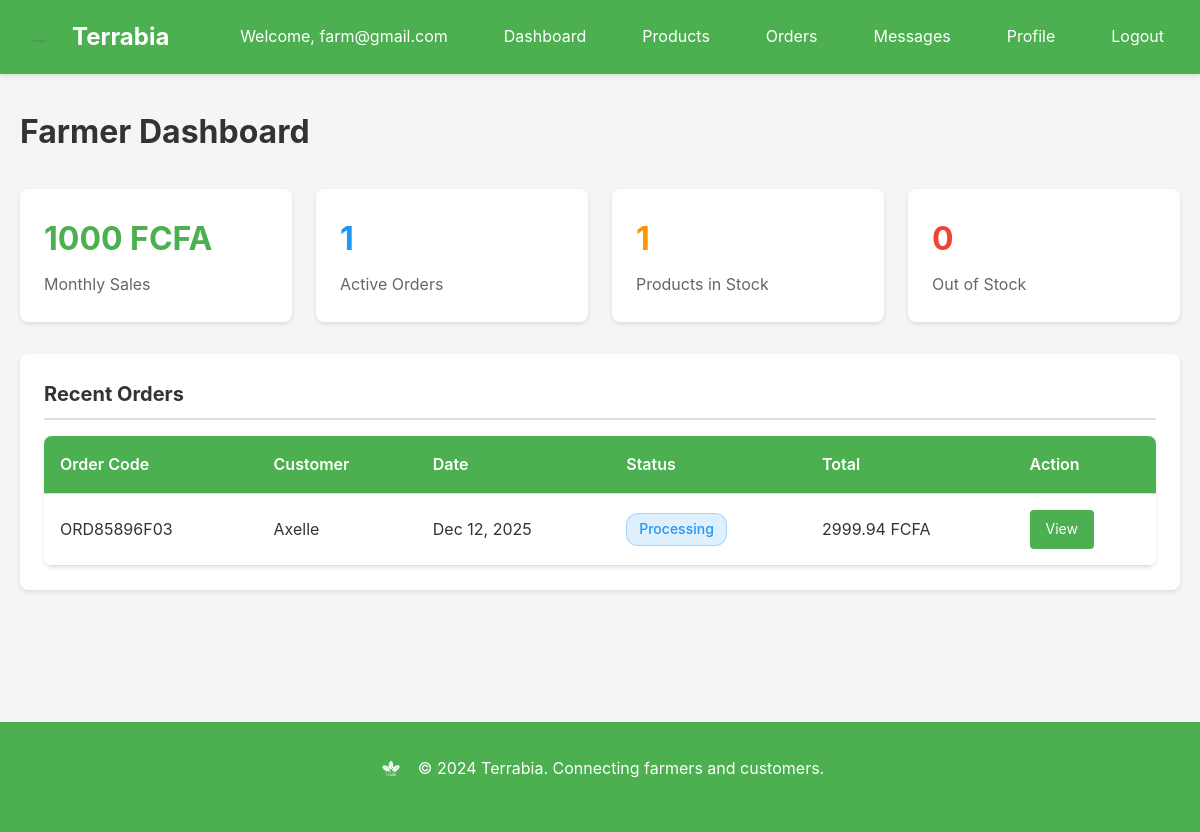
Screenshot of /farmer/dashboard/ (signed in) with the database file from the repository.
### accounts/models.py (models this page shows, shortened)
class User(AbstractUser):
    ROLE_CUSTOMER = "customer"
    ROLE_FARMER = "farmer"
    ROLE_ADMIN = "admin"
    ROLE_AGENCY = "delivery_agency"
    ROLE_CHOICES = [
        (ROLE_CUSTOMER, "Customer"),
        (ROLE_FARMER, "Farmer"),
        (ROLE_ADMIN, "Administrator"),
        (ROLE_AGENCY, "Delivery agency"),
    ]
    role = models.CharField(max_length=20, choices=ROLE_CHOICES, null=True, blank=True)

class CustomerProfile(models.Model):
    user = models.OneToOneField(User, on_delete=models.CASCADE, related_name='customer_profile')
    full_name = models.CharField(max_length=120)
    phone = models.CharField(max_length=30)
    street = models.ForeignKey(Street, on_delete=models.SET_NULL, null=True, blank=True, related_name='customers', help_text="Street/neighborhood where the customer is located")
    address_details = models.TextField(blank=True, help_text="Additional address details (house number, building, etc.)")
    created_at = models.DateTimeField(auto_now_add=True)
    updated_at = models.DateTimeField(auto_now=True)

### orders/models.py (models this page shows, shortened)
class Order(models.Model):
    STATUS_PROCESSING = "processing"
    STATUS_SHIPPED = "shipped"
    STATUS_DELIVERED = "delivered"
    STATUS_COMPLETED = "completed"
    STATUS_PENDING = "pending"
    STATUS_CANCELLED = "cancelled"
    STATUS_CHOICES = [
        (STATUS_PENDING, "Pending"),
        (STATUS_PROCESSING, "Processing"),
        (STATUS_SHIPPED, "Shipped"),
        (STATUS_DELIVERED, "Delivered"),
        (STATUS_COMPLETED, "Completed"),
        (STATUS_CANCELLED, "Cancelled"),
    ]
    customer = models.ForeignKey(CustomerProfile, on_delete=models.CASCADE, related_name='orders')
    code = models.CharField(max_length=20, unique=True, editable=False)
    status = models.CharField(max_length=20, choices=STATUS_CHOICES, default=STATUS_PROCESSING)
    delivery_coverage_area = models.ForeignKey(CoverageArea, on_delete=models.SET_NULL, null=True, blank=True, related_name='orders')
    delivery_street = models.ForeignKey(Street, on_delete=models.SET_NULL, null=True, blank=True, related_name='orders')
    delivery_address_details = models.TextField(blank=True, help_text="Additional delivery address details")
    delivery_address = models.TextField(blank=True)
    total_amount = models.DecimalField(max_digits=12, decimal_places=2)
    payment_method = models.CharField(max_length=50, blank=True)
    payment_status = models.CharField(max_length=20, default='pending', choices=[
        ('pending', 'Pending'),
        ('received', 'Received'),
        ('failed', 'Failed'),
        ('refunded', 'Refunded'),
    ])
    payment_confirmed_at = models.DateTimeField(null=True, blank=True, help_text="When admin confirmed payment was received")
    payment_confirmed_by = models.ForeignKey('accounts.User', on_delete=models.SET_NULL, null=True, blank=True, related_name='confirmed_payments', help_text="Admin who confirmed the payment")
    created_at = models.DateTimeField(auto_now_add=True)
    updated_at = models.DateTimeField(auto_now=True)
    PAYMENT_METHOD_CHOICES = [
        ('orange_money', 'Orange Money'),
        ('mtn_money', 'MTN Mobile Money'),
        ('bank_card', 'Bank Card'),
    ]
    class Meta:
        ordering = ['-created_at']

### marketplace/farmer_views.py (the view)
# urls.py: path('dashboard/', farmer_views.farmer_dashboard, name='dashboard'),
@farmer_required
def farmer_dashboard(request):
    try:
        farmer = request.user.farmer_profile
    except FarmerProfile.DoesNotExist:
        messages.error(request, "Farmer profile not found.")
        return redirect('accounts:login')
    now = timezone.now()
    month_start = now.replace(day=1, hour=0, minute=0, second=0, microsecond=0)
    monthly_sales = OrderItem.objects.filter(
        farmer=farmer,
        order__created_at__gte=month_start
    ).aggregate(total=Sum('line_total'))['total'] or 0
    active_orders = Order.objects.filter(
        items__farmer=farmer,
        status__in=[Order.STATUS_PENDING, Order.STATUS_PROCESSING, Order.STATUS_SHIPPED]
    ).distinct().count()
    products_in_stock = Product.objects.filter(farmer=farmer, is_active=True, stock_quantity__gt=0).count()
    out_of_stock = Product.objects.filter(farmer=farmer, is_active=True, stock_quantity=0).count()
    recent_orders = Order.objects.filter(
        items__farmer=farmer
    ).distinct().order_by('-created_at')[:10]
    revenue_data = []
    for i in range(6, -1, -1):
        date = now - timedelta(days=i)
        day_revenue = OrderItem.objects.filter(
            farmer=farmer,
            order__created_at__date=date.date()
        ).aggregate(total=Sum('line_total'))['total'] or 0
        revenue_data.append({
            'date': date.strftime('%Y-%m-%d'),
            'revenue': float(day_revenue)
        })
    context = {
        'farmer': farmer,
        'monthly_sales': monthly_sales,
        'active_orders': active_orders,
        'products_in_stock': products_in_stock,
        'out_of_stock': out_of_stock,
        'recent_orders': recent_orders,
        'revenue_data': revenue_data,
    }
    return render(request, 'marketplace/farmer_dashboard.html', context)

### templates/marketplace/farmer_dashboard.html (shortened to what this page needs)
{% extends 'base.html' %}
{% block content %}
<div class="container">
    <h1 style="margin-bottom: 2rem;">Farmer Dashboard</h1>
    <div class="stats-grid">
        <div class="stat-card">
            <div class="stat-value sales">{{ monthly_sales|floatformat:0 }} FCFA</div>
            <div class="stat-label">Monthly Sales</div>
        </div>
        <div class="stat-card">
            <div class="stat-value orders">{{ active_orders }}</div>
            <div class="stat-label">Active Orders</div>
        </div>
        <div class="stat-card">
            <div class="stat-value in-stock">{{ products_in_stock }}</div>
            <div class="stat-label">Products in Stock</div>
        </div>
        <div class="stat-card">
            <div class="stat-value out-of-stock">{{ out_of_stock }}</div>
            <div class="stat-label">Out of Stock</div>
        </div>
    </div>
    <div class="card">
        <h2 class="card-header">Recent Orders</h2>
        {% if recent_orders %}
            <table class="table">
                <thead>
                    <tr>
                        <th>Order Code</th>
                        <th>Customer</th>
                        <th>Date</th>
                        <th>Status</th>
                        <th>Total</th>
                        <th>Action</th>
                    </tr>
                </thead>
                <tbody>
                    {% for order in recent_orders %}
                        <tr>
                            <td>{{ order.code }}</td>
                            <td>{{ order.customer.full_name }}</td>
                            <td>{{ order.created_at|date:"M d, Y" }}</td>
                            <td>
                                <span class="badge badge-{% if order.status == 'pending' %}pending{% elif order.status == 'processing' %}processing{% elif order.status == 'delivered' %}delivered{% elif order.status == 'completed' %}completed{% elif order.status == 'cancelled' %}cancelled{% else %}info{% endif %}">
                                    {{ order.get_status_display }}
                                </span>
                            </td>
                            <td>{{ order.total_amount }} FCFA</td>
                            <td>
                                <a href="{% url 'farmer:order_detail' order.id %}" class="btn btn-primary btn-sm">View</a>
                            </td>
                        </tr>
                    {% endfor %}
                </tbody>
            </table>
        {% else %}
            <p style="text-align: center; color: var(--text-light); padding: 2rem;">No orders yet</p>
        {% endif %}
    </div>
</div>
{% endblock %}

### templates/base.html (shortened to what this page needs)
<!DOCTYPE html>
<html lang="en">
<head>
    {% load static %}
    <link rel="stylesheet" href="{% static 'css/main.css' %}">
</head>
<body>
    <nav class="navbar">
        <div class="container">
            <div class="nav-brand">
                <a href="{% url 'accounts:landing' %}" style="display: flex; align-items: center; gap: 0.75rem; text-decoration: none; color: var(--white);">
                    <img src="{% static 'images/logo.png' %}" alt="Terrabia Logo" style="height: 40px; width: auto;">
                    <span style="font-size: 1.5rem; font-weight: bold;">Terrabia</span>
                </a>
            </div>
            <div class="nav-menu">
                {% if user.is_authenticated %}
                    <span class="nav-user">Welcome, {{ user.username }}</span>
                    {% if user.role == 'customer' %}
                        <a href="{% url 'customer:home' %}">Home</a>
                        <a href="{% url 'orders:cart' %}">Cart</a>
                        <a href="{% url 'customer:orders' %}">Orders</a>
                        <a href="{% url 'customer:profile' %}">Profile</a>
                    {% elif user.role == 'farmer' %}
                        <a href="{% url 'farmer:dashboard' %}">Dashboard</a>
                        <a href="{% url 'farmer:products' %}">Products</a>
                        <a href="{% url 'farmer:orders' %}">Orders</a>
                        <a href="{% url 'messaging:farmer_messages' %}">Messages</a>
                        <a href="{% url 'farmer:profile' %}">Profile</a>
                    {% elif user.role == 'delivery_agency' %}
                        <a href="{% url 'agency:dashboard' %}">Dashboard</a>
                        <a href="{% url 'agency:deliveries' %}">Deliveries</a>
                        <a href="{% url 'messaging:agency_messages' %}">Messages</a>
                        <a href="{% url 'agency:profile' %}">Profile</a>
                    {% elif user.role == 'admin' %}
                        <a href="{% url 'platform_admin:dashboard' %}">Dashboard</a>
                        <a href="{% url 'platform_admin:users' %}">Users</a>
                        <a href="{% url 'platform_admin:agencies' %}">Agencies</a>
                        <a href="{% url 'platform_admin:payments' %}">Payments</a>
                    {% endif %}
                    <a href="{% url 'accounts:logout' %}">Logout</a>
                {% else %}
                    <a href="{% url 'accounts:join' %}">Get Started</a>
                    <a href="{% url 'accounts:login' %}">Sign In</a>
                {% endif %}
            </div>
        </div>
    </nav>
    <main class="main-content">
        {% block content %}{% endblock %}
    </main>
    <footer class="footer">
        <div class="container">
            <div style="display: flex; align-items: center; justify-content: center; gap: 0.75rem; margin-bottom: 1rem;">
                <img src="{% static 'images/logo.png' %}" alt="Terrabia Logo" style="height: 30px; width: auto; filter: brightness(0) invert(1);">
                <p style="margin: 0;">&copy; 2024 Terrabia. Connecting farmers and customers.</p>
            </div>
        </div>
    </footer>
</body>
</html>

### static/css/main.css (style rules this page uses)
* { margin: 0; padding: 0; box-sizing: border-box; }
:root { --terrabia-green: #4CAF50; --primary-color: #4CAF50; --secondary-color: #45a049; --accent-color: #66bb6a; --status-pending: #FF9800; --status-delivered: #4CAF50; --status-processing: #2196F3; --status-cancelled: #F44336; --status-completed: #4CAF50; --metric-sales: #4CAF50; --metric-orders: #2196F3; --metric-in-stock: #FF9800; --metric-out-of-stock: #F44336; --text-color: #333; --text-light: #666; --bg-color: #f5f5f5; --bg-light: #f9f9f9; --white: #ffffff; --border-color: #ddd; --success-color: #4CAF50; --error-color: #F44336; --warning-color: #FF9800; --info-color: #2196F3; }
body { font-family: -apple-system, BlinkMacSystemFont, 'Segoe UI', Roboto, 'Helvetica Neue', Arial, sans-serif; color: var(--text-color); background-color: var(--bg-color); line-height: 1.6; }
.container { max-width: 1200px; margin: 0 auto; padding: 0 20px; }
.navbar { background-color: var(--primary-color); color: var(--white); padding: 1rem 0; box-shadow: 0 2px 4px rgba(0,0,0,0.1); }
.navbar .container { display: flex; justify-content: space-between; align-items: center; }
.nav-brand a { color: var(--white); text-decoration: none; font-size: 1.5rem; font-weight: bold; display: flex; align-items: center; gap: 0.75rem; }
.nav-brand img { height: 40px; width: auto; display: block; }
.nav-menu { display: flex; gap: 1.5rem; align-items: center; }
.nav-menu a { color: var(--white); text-decoration: none; padding: 0.5rem 1rem; border-radius: 4px; transition: background-color 0.3s; }
.nav-user { color: var(--white); margin-right: 1rem; }
.main-content { min-height: calc(100vh - 200px); padding: 2rem 0; }
.card { background: var(--white); border-radius: 8px; padding: 1.5rem; margin-bottom: 1.5rem; box-shadow: 0 2px 4px rgba(0,0,0,0.1); }
.card-header { font-size: 1.25rem; font-weight: bold; margin-bottom: 1rem; padding-bottom: 0.5rem; border-bottom: 2px solid var(--border-color); }
.btn { display: inline-block; padding: 0.75rem 1.5rem; border: none; border-radius: 4px; cursor: pointer; text-decoration: none; font-size: 1rem; transition: all 0.3s; text-align: center; }
.btn-primary { background-color: var(--primary-color); color: var(--white); }
.btn-sm { padding: 0.5rem 1rem; font-size: 0.875rem; }
.table { width: 100%; border-collapse: collapse; background: var(--white); border-radius: 8px; overflow: hidden; box-shadow: 0 2px 4px rgba(0,0,0,0.1); }
.table th, .table td { padding: 1rem; text-align: left; border-bottom: 1px solid var(--border-color); }
.table th { background-color: var(--primary-color); color: var(--white); font-weight: 600; }
.stats-grid { display: grid; grid-template-columns: repeat(auto-fit, minmax(250px, 1fr)); gap: 1.5rem; margin-bottom: 2rem; }
.stat-card { background: var(--white); padding: 1.5rem; border-radius: 8px; box-shadow: 0 2px 4px rgba(0,0,0,0.1); }
.stat-value { font-size: 2rem; font-weight: bold; color: var(--primary-color); }
.stat-value.sales { color: var(--metric-sales); }
.stat-value.orders { color: var(--metric-orders); }
.stat-value.in-stock { color: var(--metric-in-stock); }
.stat-value.out-of-stock { color: var(--metric-out-of-stock); }
.stat-label { color: var(--text-light); margin-top: 0.5rem; }
.footer { background-color: var(--primary-color); color: var(--white); padding: 2rem 0; text-align: center; margin-top: 3rem; }
.badge { display: inline-block; padding: 0.25rem 0.75rem; border-radius: 12px; font-size: 0.875rem; font-weight: 500; }
.badge-processing { background-color: rgba(33, 150, 243, 0.15); color: #2196F3; border: 1px solid rgba(33, 150, 243, 0.3); }

### rows the page displays
User: username "farm@gmail.com"
Order: code "ORD85896F03", customer.full_name "Axelle", created_at "Dec 12, 2025", status "Processing", total_amount "2999.94"

### other values shown
{{ monthly_sales|floatformat:0 }} "1000"
{{ active_orders }} "1"
{{ products_in_stock }} "1"
{{ out_of_stock }} "0"
